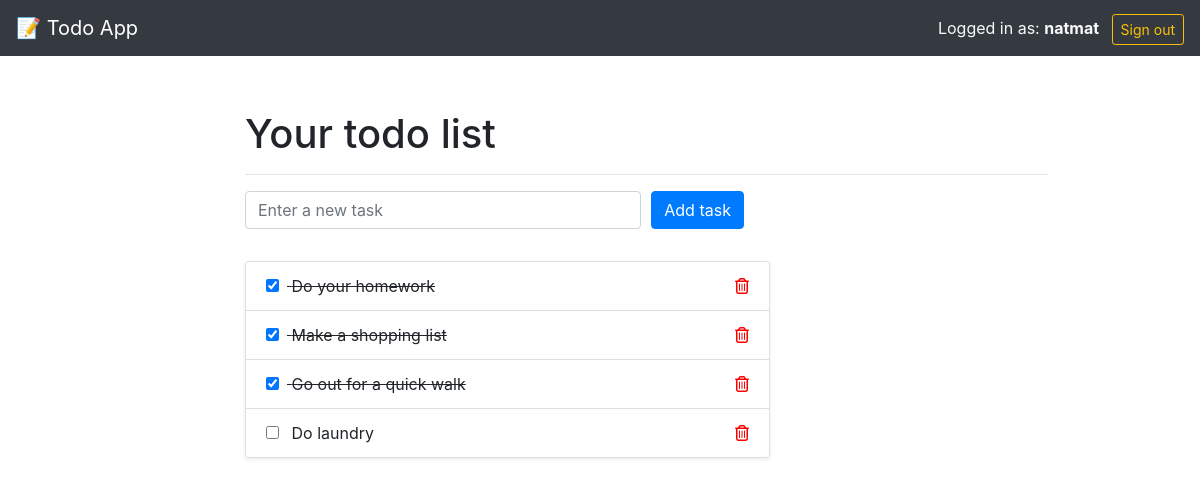
/todos/ (signed in), run on an earlier commit of the app's database.
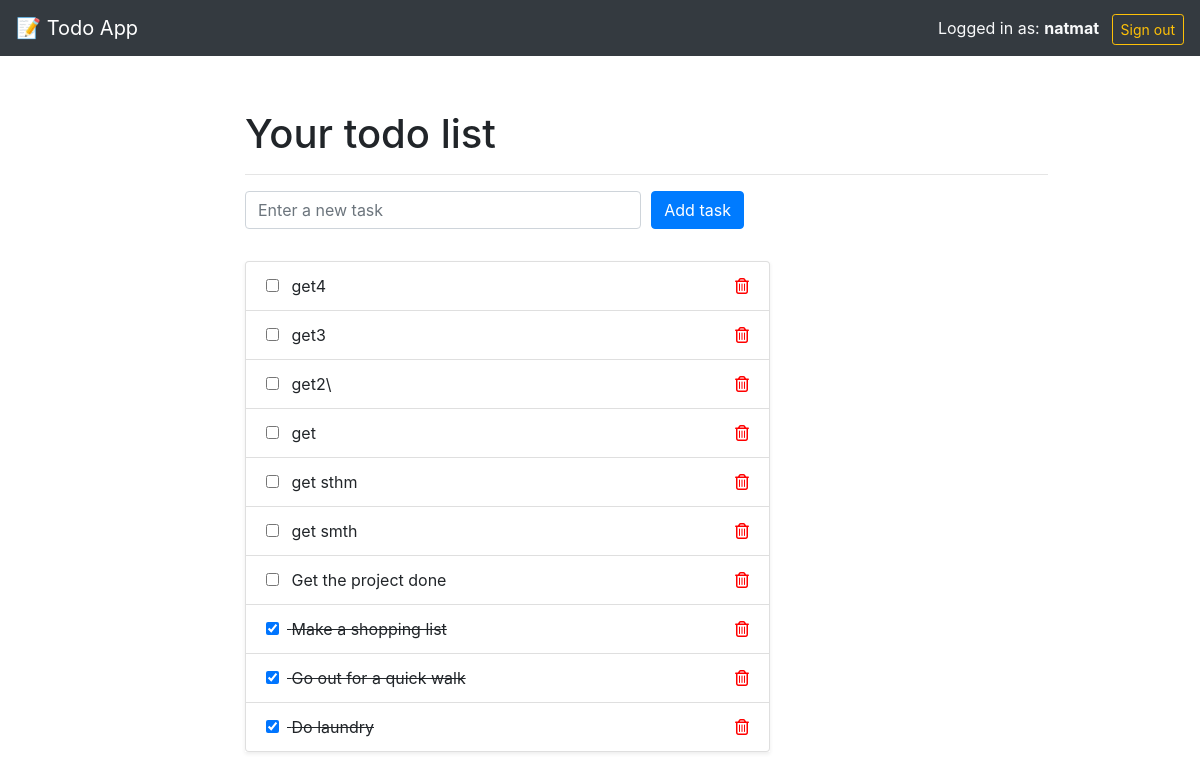
And on a later commit of the database.
### todos/models.py (models this page shows, shortened)
class Todo(models.Model):
    user = models.ForeignKey (User, on_delete=models.CASCADE, null=True)
    title = models.CharField(max_length=100)
    created_at = models.DateTimeField('Created', auto_now_add=True)
    update_at = models.DateTimeField('Updated', auto_now=True)
    isCompleted = models.BooleanField(default=False)

### todos/views.py (the view)
# urls.py: path('', views.IndexView.as_view(), name='index'),
@method_decorator(login_required, name='dispatch')
class IndexView(generic.ListView):
    template_name = 'todos/index.html'
    context_object_name = 'todo_list'
    def get_queryset(self):
        return Todo.objects.filter(user=self.request.user).order_by('-created_at')

### todos/templates/todos/index.html (shortened to what this page needs)
{% extends 'todos/base.html' %}
{% block content %}
<div class="container">
  <div class="row">
    <div class="offset-md-2 col-lg-9">
      <div class="page-header">
        <h1>Your todo list</h1>
        <hr>
      </div>
    </div>
  </div>
  <div class="row mb-4">
    <div class="offset-md-2 col-lg-9">
      <form method="post" action="{% url 'todos:add' %}">
        <div class="form-row">
          <div class="col-md-6 mb-2">
            <input type="text" class="form-control" name="title" placeholder="Enter a new task" required>
          </div>
          <div class="col-md-6">
            <button type="submit" name="submit" class="btn btn-primary">
              Add task
            </button>
          </div>
        </div>
      </form>
    </div>
  </div>
  <div class="row">
    <div class="offset-md-2 col-lg-6">
      <div class="list-group shadow-sm">
        {% for todo in todo_list %}
        <div class="list-group-item d-flex justify-content-between align-items-center {% if todo.isCompleted %} todo-complete {% endif %}">
          <div>
            <form style="display: inline;" method="post" action="{% url 'todos:update' todo.id %}">
              <input type="checkbox" name="isCompleted" onchange="this.form.submit()"
                     {% if todo.isCompleted %}checked{% endif %}
                     class="todo-status-checkbox mr-2"
                     title="{% if not todo.isCompleted %}Oznacz jako zrobione{% else %}Cofnij{% endif %}">
            </form>
            {{ todo.title }}
          </div>
          <a href="{% url 'todos:delete' todo.id %}" class="text-danger" title="Usuń">
            <i class="far fa-trash-alt"></i>
          </a>
        </div>
        {% empty %}
        <div class="list-group-item text-center text-muted">
          No tasks. Add something above. 👆
        </div>
        {% endfor %}
      </div>
    </div>
  </div>
</div>
{% endblock %}

### todos/templates/todos/base.html (shortened to what this page needs)
{% load static %}
<!doctype html>
<html lang="en">
  <head>
    <link rel="stylesheet" href="https://stackpath.bootstrapcdn.com/bootstrap/4.4.1/css/bootstrap.min.css"
>
    <link rel="stylesheet" href="{% static 'css/style.css' %}">
  </head>
  <body>
    <nav class="navbar navbar-expand-lg navbar-dark bg-dark">
      <a class="navbar-brand" href="/todos/">📝 Todo App</a>
      <div class="ml-auto">
        {% if user.is_authenticated %}
          <span class="navbar-text text-light mr-2">
            Logged in as: <strong>{{ user.username }}</strong>
          </span>
          <a href="{% url 'logout' %}" class="btn btn-outline-warning btn-sm">Sign out</a>
        {% else %}
          <a href="{% url 'login' %}" class="btn btn-outline-light btn-sm">Sign in</a>
        {% endif %}
      </div>
    </nav>
    <div class="container mt-4">
      {% block content %}
      {% endblock %}
    </div>
  </body>
</html>

### staticfiles/css/style.css (style rules this page uses)
.page-header { margin-top: 30px; }
.fa-trash-alt { color: red; float: right; cursor: pointer; }
.todo-complete { text-decoration: line-through; }
.todo-status-checkbox { cursor: pointer; margin-right: 10px; }

What changed in the data, as far as the page shows it:
removed Todo: isCompleted "☑", title "Do your homework"
added Todo: title "get4"
added Todo: title "get3"
added Todo: title "get2\\"
added Todo: title "get"
added Todo: title "get sthm"
added Todo: title "get smth"
added Todo: title "Get the project done"
changed Todo "Do laundry": isCompleted "☐" → "☑"
